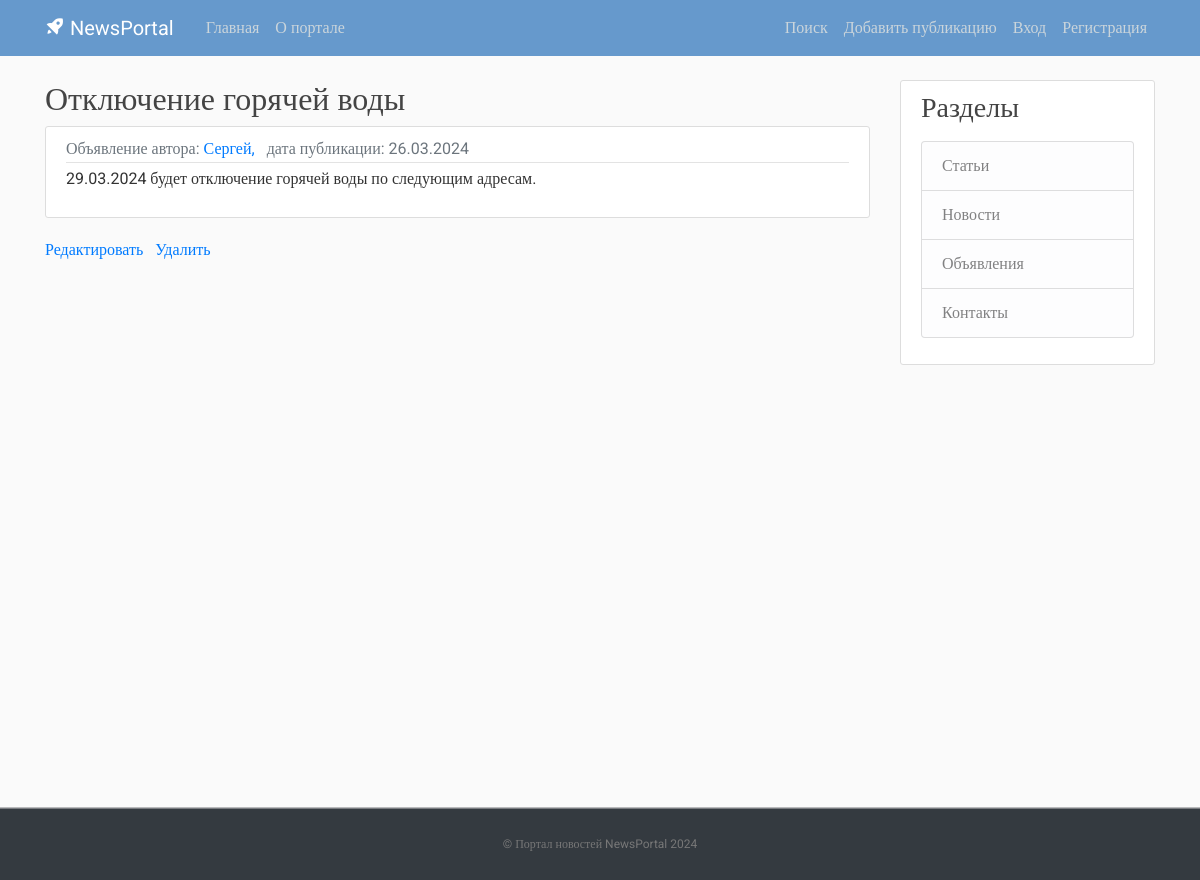
Screenshot of /post/28/ with the database file from the repository.
### post/models.py (models this page shows, shortened)
class Post(models.Model):
    NEWS = 'NW'
    ARTICLE = 'AR'
    NOTIFICATION = 'NT'
    CATEGORY_CHOICES = (
        (NEWS, 'Новость'),
        (ARTICLE, 'Статья'),
        (NOTIFICATION, 'Объявление'),
    )
    categoryType = models.CharField(max_length=2, choices=CATEGORY_CHOICES, default=ARTICLE, verbose_name='Тип публикации')
    dateCreation = models.DateTimeField(default=timezone.now, verbose_name='Дата и время создания публикации')
    title = models.CharField(max_length=128, verbose_name='Заголовок публикации')
    text = models.TextField(verbose_name='Текст публикации')
    rating = models.SmallIntegerField(default=0, verbose_name='Рейтинг публикации')
    author = models.ForeignKey(Author, on_delete=models.CASCADE, verbose_name='Автор публикации')
    category = models.ManyToManyField(Category, verbose_name='Категория публикации')
    class Meta:
        ordering = ['-dateCreation',]
        verbose_name = 'Публикация'
        verbose_name_plural = 'Публикации'
    def __str__(self):
        return self.title

class Author(models.Model):
    authorUser = models.OneToOneField(User, unique=True, on_delete=models.CASCADE)
    ratingAuthor = models.SmallIntegerField(default=0)
    def __str__(self):
        return self.authorUser.username
    class Meta:
        verbose_name = 'Автор'
        verbose_name_plural = 'Авторы'

### post/views.py (the view)
# urls.py: path('post/<int:pk>/', PostDetail.as_view(), name='post_detail'),
class PostDetail(DetailView):
    model = Post
    template_name = "post/post_detail.html"
    context_object_name = "postdetail"

### post/templates/post/post_detail.html (shortened to what this page needs)
{% extends 'flatpages/default.html' %}
{% load censor %}
{% block content %}
<h2>{{ postdetail }}</h2>
    <article class="media content-section">
          <div class="media-body">
            <div class="article-metadata">
                <a class="text-muted"> {{ postdetail.get_categoryType_display }} автора: </a>
                <a class="mr-2" href="#"> {{ postdetail.author }}, </a>
                <a class="text-muted">дата публикации: {{ postdetail.dateCreation|date:"d.m.Y" }}</a>
            </div>
            <p class="article-content">{{ postdetail.text|censor_w }}</p>
          </div>
    </article>
<a class="mr-2" href="{% url 'post_edit' pk=postdetail.id %}"> Редактировать </a>
<a class="mr-2" href="{% url 'post_delete' pk=postdetail.id %}"> Удалить </a>
{% endblock content %}

### static/css/main.css (style rules this page uses)
body, html { width:100%; height:100% }
body { margin:0; padding:0; background: #fafafa; color: #333333; margin-top: 5rem; font-family:Roboto; }
h1, h2, h3, h4, h5, h6 { color: #444444; }
.content-section { background: #ffffff; padding: 10px 20px; border: 1px solid #dddddd; border-radius: 3px; margin-bottom: 20px; }
.article-content { white-space: pre-line; }
.article-metadata { padding-bottom: 1px; margin-bottom: 4px; border-bottom: 1px solid #e3e3e3 }

### rows the page displays
Post: title "Отключение горячей воды", categoryType "Объявление", author "Сергей", dateCreation "26.03.2024", text|censor_w "29.03.2024 будет отключение горячей воды по следующим адресам."
